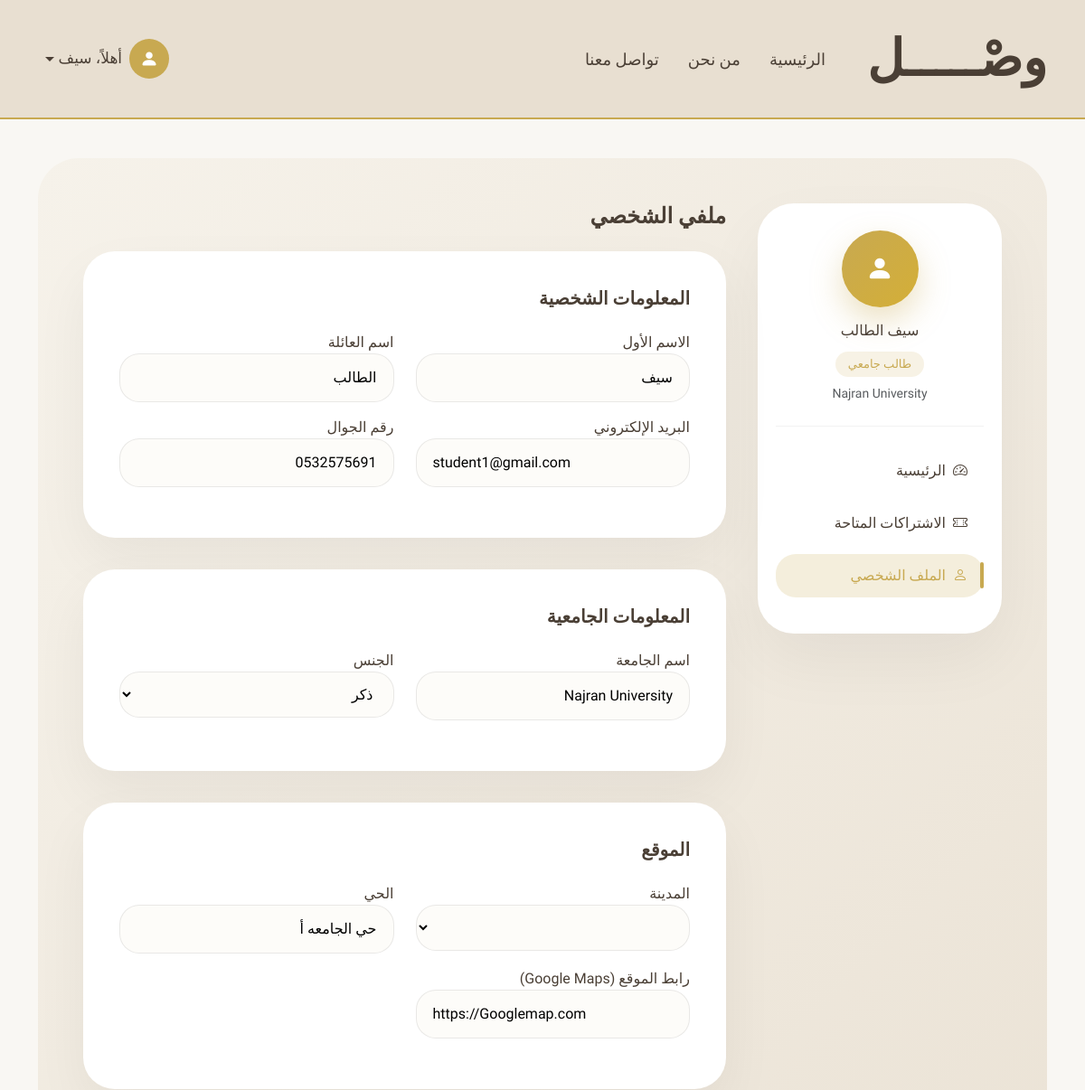
/student/profile/ (signed in, upper part), run on an earlier commit of the app's database.
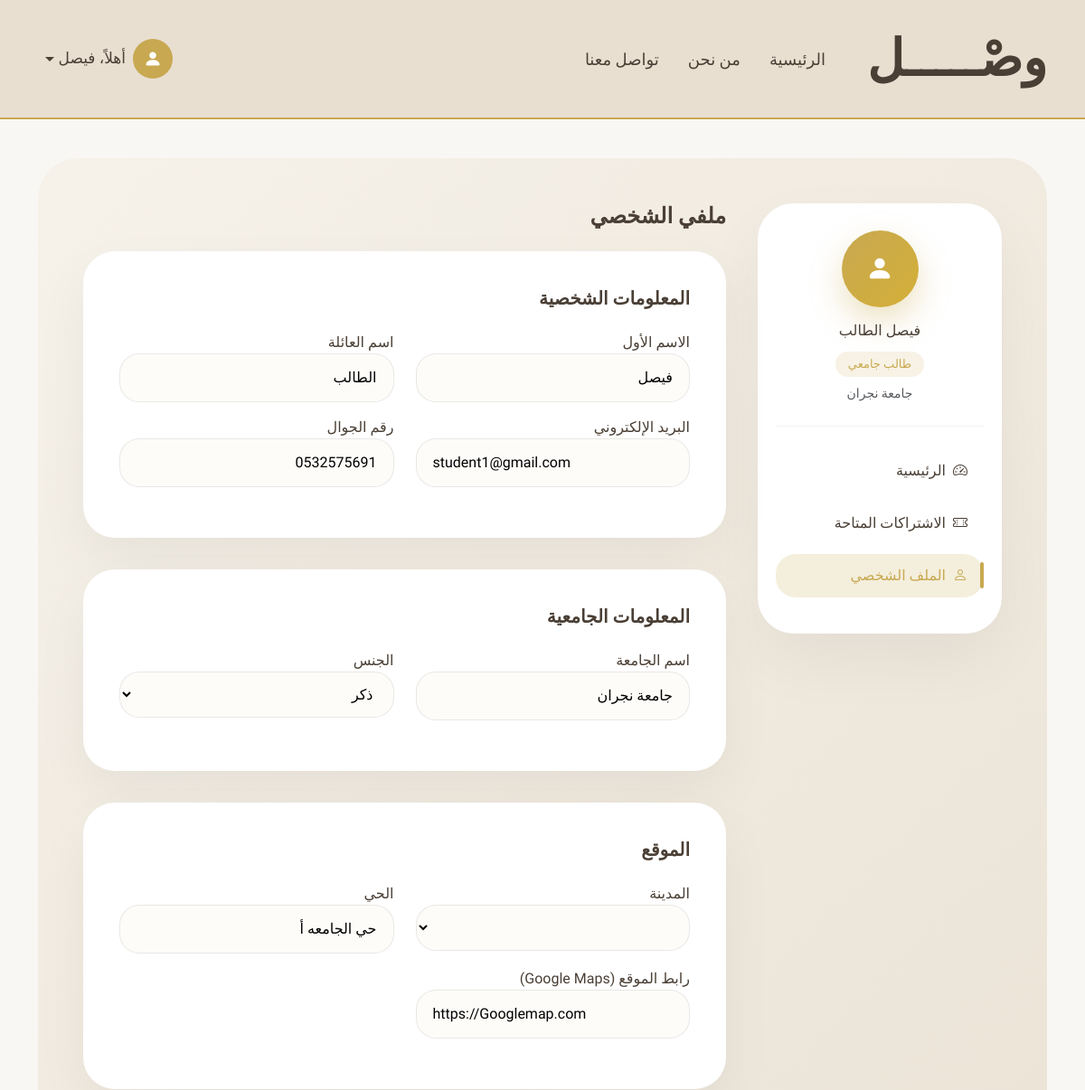
And on a later commit of the database.
### accounts/models.py (models this page shows, shortened)
class User(AbstractUser):
    username = None  # حذفنا username رسميًا
    ROLE_CHOICES = (
        ('student', 'طالب'),
        ('driver', 'سائق'),
    )
    STATUS_CHOICES = (
        ('active', 'Active'),
        ('banned', 'Banned'),
    )
    email = models.EmailField(unique=True)
    role = models.CharField(
        max_length=20,
        choices=ROLE_CHOICES,
        default='student'
    )
    phone = models.CharField(max_length=20)
    city = models.ForeignKey(
        City,
        on_delete=models.PROTECT,
        related_name="users",
        verbose_name="المدينة"
    )
    status = models.CharField(
        max_length=20,
        choices=STATUS_CHOICES,
        default='active'
    )
    USERNAME_FIELD = "email"
    REQUIRED_FIELDS = ["first_name", "last_name", "phone"]
    objects = CustomUserManager()

### student/models.py (models this page shows, shortened)
class StudentProfile(models.Model):
    GENDER_CHOICES = (
        ("male", "ذكر"),
        ("female", "أنثى"),
    )
    user = models.OneToOneField(
        settings.AUTH_USER_MODEL,
        on_delete=models.CASCADE,
        related_name="student_profile"
    )
    neighborhood = models.CharField(
        max_length=150
    )
    location_url = models.URLField(
        blank=True,
        null=True
    )
    university_name = models.CharField(
        max_length=150
    )
    gender = models.CharField(
        max_length=10,
        choices=GENDER_CHOICES
    )
    created_at = models.DateTimeField(auto_now_add=True)

### student/views.py (the view, shortened to what this page needs)
# urls.py: path("profile/", views.student_profile, name="profile"),
@login_required
def student_profile(request):
    if request.user.role != "student":
        return redirect("main:index")
    profile, created = StudentProfile.objects.get_or_create(
        user=request.user
    )
    context = {
        "profile": profile,
        "cities": City.objects.all()
    }
    return render(request, "student/profile.html", context)

### student/templates/student/profile.html (shortened to what this page needs)
{% extends "student/base_student.html" %}
{% block student_content %}
<h4 class="fw-bold mb-4">ملفي الشخصي</h4>
<form method="POST">
    <div class="profile-card">
        <h5>المعلومات الشخصية</h5>
        <div class="row">
            <div class="col-md-6 mb-3">
                <label>الاسم الأول</label>
                <input type="text" name="first_name"
                       value="{{ user.first_name }}"
                       class="premium-input">
            </div>
            <div class="col-md-6 mb-3">
                <label>اسم العائلة</label>
                <input type="text" name="last_name"
                       value="{{ user.last_name }}"
                       class="premium-input">
            </div>
            <div class="col-md-6 mb-3">
                <label>البريد الإلكتروني</label>
                <input type="email" name="email"
                       value="{{ user.email }}"
                       class="premium-input">
            </div>
            <div class="col-md-6 mb-3">
                <label>رقم الجوال</label>
                <input type="text" name="phone"
                       value="{{ user.phone }}"
                       class="premium-input text-start"
                       dir="ltr"
                       style="direction:ltr;text-align:left;">
            </div>
        </div>
    </div>
    <div class="profile-card">
        <h5>المعلومات الجامعية</h5>
        <div class="row">
            <div class="col-md-6 mb-3">
                <label>اسم الجامعة</label>
                <input type="text" name="university_name"
                       value="{{ profile.university_name }}"
                       class="premium-input">
            </div>
            <div class="col-md-6 mb-3">
                <label>الجنس</label>
                <select name="gender" class="premium-input">
                    <option value="male" {% if profile.gender == "male" %}selected{% endif %}>ذكر</option>
                </select>
            </div>
        </div>
    </div>
    <div class="profile-card">
        <h5>الموقع</h5>
        <div class="row">
            <div class="col-md-6 mb-3">
                <label>المدينة</label>
                <select name="city" class="premium-input">
                </select>
            </div>
            <div class="col-md-6 mb-3">
                <label>الحي</label>
                <input type="text" name="neighborhood"
                       value="{{ profile.neighborhood }}"
                       class="premium-input">
            </div>
            <div class="col-md-6 mb-3">
                <label>رابط الموقع (Google Maps)</label>
                <input type="url" name="location_url"
                       value="{{ profile.location_url }}"
                       class="premium-input"
                       dir="ltr"
                       style="direction:ltr;text-align:left;">
            </div>
        </div>
    </div>
</form>
{% endblock %}

### student/templates/student/base_student.html (shortened to what this page needs)
{% extends "base.html" %}
{% block content %}
<div class="student-page-bg">
    <div class="student-layout">
        <div class="student-sidebar d-none d-lg-block">
            <div class="student-profile-box">
                <div class="student-avatar">
                    <i class="bi bi-person-fill"></i>
                </div>
                <h6 class="mt-3 mb-1">{{ user.get_full_name }}</h6>
                <span class="student-status">طالب جامعي</span>
                {% if user.student_profile.university_name %}
                <p class="small text-muted mt-2 mb-0">
                    {{ user.student_profile.university_name }}
                </p>
                {% endif %}
            </div>
            <a href="{% url 'student:dashboard' %}"
               class="student-link {% if request.resolver_match.url_name == 'dashboard' %}active{% endif %}">
                <i class="bi bi-speedometer2 me-2"></i>
                الرئيسية
            </a>
            <a href="{% url 'student:subscriptions' %}"
               class="student-link {% if request.resolver_match.url_name == 'subscriptions' %}active{% endif %}">
                <i class="bi bi-ticket-perforated me-2"></i>
                الاشتراكات المتاحة
            </a>
            <a href="{% url 'student:profile' %}"
               class="student-link {% if request.resolver_match.url_name == 'profile' %}active{% endif %}">
                <i class="bi bi-person me-2"></i>
                الملف الشخصي
            </a>
        </div>
        <div class="student-content">
            {% block student_content %}{% endblock %}
        </div>
    </div>
</div>
{% endblock %}

### templates/base.html (shortened to what this page needs)
{% load static %}
<!DOCTYPE html>
<html lang="ar" dir="rtl">
<head>
    <link href="https://cdn.jsdelivr.net/npm/bootstrap-icons/font/bootstrap-icons.css" rel="stylesheet">
    <link href="https://cdn.jsdelivr.net/npm/bootstrap@5.3.2/dist/css/bootstrap.rtl.min.css" rel="stylesheet">
</head>
<body>
    <nav class="navbar navbar-expand-lg fixed-top custom-navbar">
        <div class="container">
            <a class="navbar-brand" href="{% url 'main:index' %}">وصْـــــل</a>
            <div class="collapse navbar-collapse" id="navbarNav">
                <ul class="navbar-nav align-items-center me-auto">
                    <li class="nav-item mx-2">
                        <a class="nav-link {% if request.resolver_match.url_name == 'index' %}active-link{% endif %}"
                            href="{% url 'main:index' %}">
                            الرئيسية
                        </a>
                    </li>
                    <li class="nav-item mx-2">
                        <a class="nav-link {% if request.resolver_match.url_name == 'about' %}active-link{% endif %}"
                            href="{% url 'main:about' %}">
                            من نحن
                        </a>
                    </li>
                    <li class="nav-item mx-2">
                        <a class="nav-link {% if request.resolver_match.url_name == 'contact' %}active-link{% endif %}"
                            href="{% url 'main:contact' %}">
                            تواصل معنا
                        </a>
                    </li>
                </ul>
                <ul class="navbar-nav align-items-center">
                    {% if user.is_authenticated %}
                    <li class="nav-item dropdown user-dropdown">
                        <a class="nav-link dropdown-toggle d-flex align-items-center user-trigger" href="#"
                            role="button" data-bs-toggle="dropdown" aria-expanded="false">
                            <div class="user-icon">
                                <i class="bi bi-person-fill"></i>
                            </div>
                            <span class="user-name ms-2">
                                أهلاً، {{ user.first_name }}
                            </span>
                        </a>
                    </li>
                    {% endif %}
                </ul>
            </div>
        </div>
    </nav>
    <main class="container">
                    {% block content %}
                    {% endblock %}
    </main>
</body>
</html>

What changed in the data, as far as the page shows it:
changed User "الطالب": first_name "سيف" → "فيصل"; get_full_name "سيف الطالب" → "فيصل الطالب"; student_profile.university_name "Najran University" → "جامعة نجران"
changed StudentProfile "ذكر": university_name "Najran University" → "جامعة نجران"
